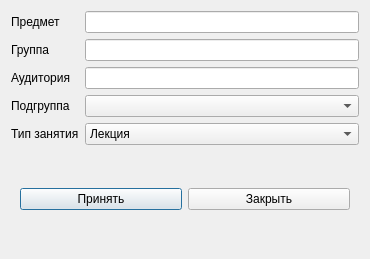
<?xml version="1.0" encoding="UTF-8"?>
<ui version="4.0">
 <class>Add_lesson</class>
 <widget class="QDialog" name="Add_lesson">
  <property name="geometry">
   <rect>
    <x>0</x>
    <y>0</y>
    <width>370</width>
    <height>259</height>
   </rect>
  </property>
  <property name="windowTitle">
   <string>Dialog</string>
  </property>
  <layout class="QGridLayout" name="gridLayout">
   <item row="1" column="0">
    <widget class="QWidget" name="widget" native="true">
     <property name="minimumSize">
      <size>
       <width>0</width>
       <height>10</height>
      </size>
     </property>
     <layout class="QHBoxLayout" name="horizontalLayout">
      <item>
       <widget class="QPushButton" name="applyButton">
        <property name="text">
         <string>Принять</string>
        </property>
       </widget>
      </item>
      <item>
       <widget class="QPushButton" name="closeButton">
        <property name="text">
         <string>Закрыть</string>
        </property>
       </widget>
      </item>
     </layout>
    </widget>
   </item>
   <item row="0" column="0">
    <layout class="QFormLayout" name="formLayout">
     <item row="0" column="0">
      <widget class="QLabel" name="label">
       <property name="text">
        <string>Предмет</string>
       </property>
      </widget>
     </item>
     <item row="0" column="1">
      <widget class="QLineEdit" name="subject"/>
     </item>
     <item row="1" column="0">
      <widget class="QLabel" name="label_2">
       <property name="text">
        <string>Группа</string>
       </property>
      </widget>
     </item>
     <item row="1" column="1">
      <widget class="QLineEdit" name="student_group"/>
     </item>
     <item row="2" column="0">
      <widget class="QLabel" name="label_3">
       <property name="text">
        <string>Аудитория</string>
       </property>
      </widget>
     </item>
     <item row="2" column="1">
      <widget class="QLineEdit" name="classroom"/>
     </item>
     <item row="4" column="1">
      <widget class="QComboBox" name="comboBox">
       <property name="sizePolicy">
        <sizepolicy hsizetype="Expanding" vsizetype="Fixed">
         <horstretch>0</horstretch>
         <verstretch>0</verstretch>
        </sizepolicy>
       </property>
       <item>
        <property name="text">
         <string>Лекция</string>
        </property>
       </item>
       <item>
        <property name="text">
         <string>Практическое занятие</string>
        </property>
       </item>
       <item>
        <property name="text">
         <string>Лабораторное занятие</string>
        </property>
       </item>
       <item>
        <property name="text">
         <string>Консультация по КР</string>
        </property>
       </item>
       <item>
        <property name="text">
         <string>Косультация по ДР</string>
        </property>
       </item>
      </widget>
     </item>
     <item row="4" column="0">
      <widget class="QLabel" name="label_4">
       <property name="text">
        <string>Тип занятия</string>
       </property>
      </widget>
     </item>
     <item row="3" column="1">
      <widget class="QComboBox" name="comboBox_2">
       <property name="sizePolicy">
        <sizepolicy hsizetype="Expanding" vsizetype="Fixed">
         <horstretch>0</horstretch>
         <verstretch>0</verstretch>
        </sizepolicy>
       </property>
      </widget>
     </item>
     <item row="3" column="0">
      <widget class="QLabel" name="label_5">
       <property name="text">
        <string>Подгруппа</string>
       </property>
      </widget>
     </item>
    </layout>
   </item>
  </layout>
 </widget>
 <resources/>
 <connections/>
</ui>
